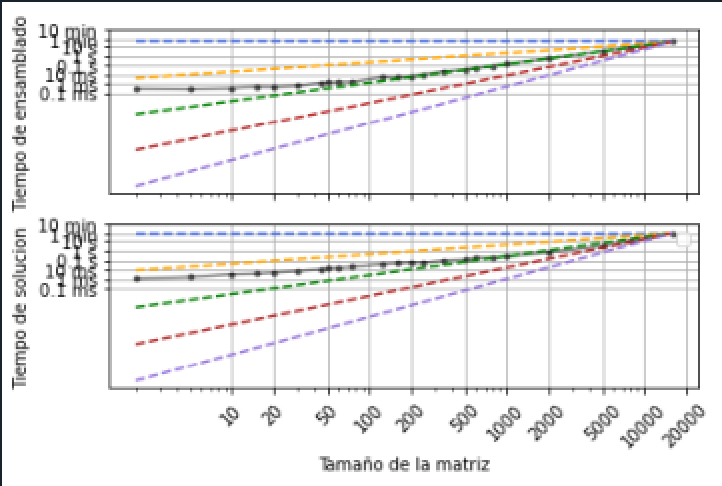

This chart was generated by the following Python code:
import matplotlib.pyplot as plt
import numpy as np


names = ["INV_disperesa.txt"]
N = [2, 5, 10, 12, 15, 20, 30, 40, 50, 55, 60, 100, 125, 160, 200, 350, 500, 800, 1000, 5000, 8000]
    
xticks = [10, 20, 50, 100, 200, 500, 1000, 2000, 5000, 10000, 20000]
yticks = [0.1/1000, 1/1000, 10/1000, 0.1, 1, 10, 60, 600]
yticks_text = ["0.1 ms", "1 ms", "10 ms", "0.1 s", "1 s", "10 s", "1 min", "10 min"]
xticks_text = ["", "", "", "", "", "", "", "", "", "", ""]
plt.figure()

dt1max = []
dt2max = []
for i in names:
    data = np.loadtxt(i)
    Ns = data[:,0]
    dts1 =  data[:,1]
    dts2 = data[:, 2]
    Nsmax = max(Ns)
    dts1max = max(dts1)
    dts2max = max(dts2)
    
    for i in Ns:
        dt1max.append(max(dts1))
        dt2max.append(max(dts2))
        
    plt.subplot(2,1,1) 
    plt.ylabel("Tiempo de ensamblado")
    plt.loglog(Ns,dts1, 'k-o', alpha = 0.5, markersize = 3) 
    plt.grid()
    plt.yticks(yticks, yticks_text)
    plt.xticks(xticks, xticks_text, rotation=45)
    
    plt.subplot(2,1,2) 
    plt.loglog(Ns,dts2, 'k-o', alpha = 0.5, markersize = 3)
    plt.ylabel("Tiempo de solucion")
    plt.xlabel("Tamaño de la matriz")
    plt.grid()
    plt.yticks(yticks, yticks_text)
    plt.xticks(xticks, xticks, rotation=45)
    
plt.subplot(2,1,1)  
plt.plot(Ns, dt1max, "--", color = "royalblue")  
plt.loglog(Ns, Ns*(dts1max/Nsmax), "--", color = "orange") 
plt.loglog(Ns, (Ns**2)*(dts1max/(Nsmax**2)), "--", color = "green") 
plt.loglog(Ns, (Ns**3)*(dts1max/(Nsmax**3)), "--", color = "firebrick") 
plt.loglog(Ns, (Ns**4)*(dts1max/(Nsmax**4)), "--", color = "mediumpurple") 
plt.yticks(yticks, yticks_text)
plt.xticks(xticks, xticks_text, rotation=45) 

plt.subplot(2,1,2)  
plt.plot(Ns, dt2max, "--", color = "royalblue")  
plt.loglog(Ns, Ns*(dts2max/Nsmax), "--", color = "orange") 
plt.loglog(Ns, (Ns**2)*(dts2max/(Nsmax**2)), "--", color = "green") 
plt.loglog(Ns, (Ns**3)*(dts2max/(Nsmax**3)), "--", color = "firebrick") 
plt.loglog(Ns, (Ns**4)*(dts2max/(Nsmax**4)), "--", color = "mediumpurple") 
plt.yticks(yticks, yticks_text)
plt.xticks(xticks, xticks, rotation=45)
    


plt.tight_layout()
plt.legend()
plt.show()
